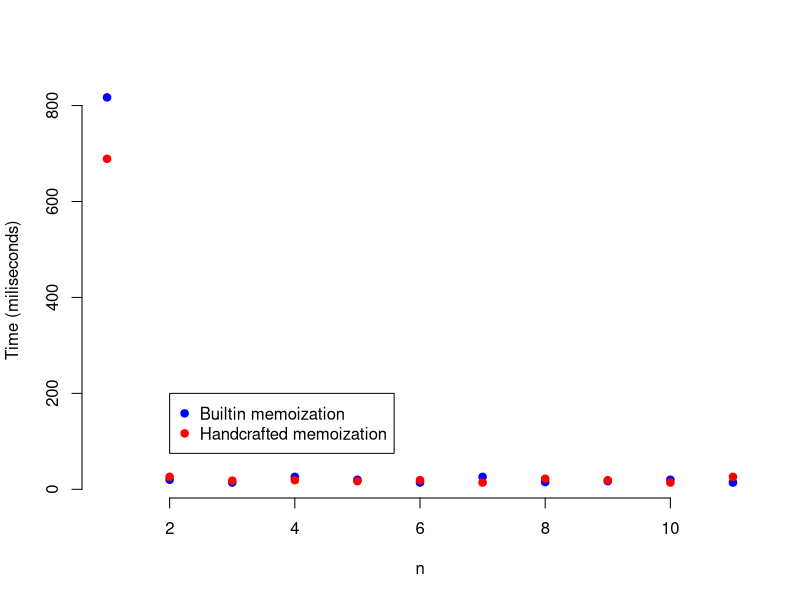

The R script that drew this image:
f1 <- read.csv(file = "sub-memo.csv")
f2 <- read.csv(file = "sub-hand-memo.csv")

f1$time = f1$time 
f2$time = f2$time 

plot(f1$n, f1$time, xlab = "n", ylab = "Time (miliseconds)", pch = 19, frame = FALSE, col = "blue")
points(f2$n, f2$time, pch = 19, col = "red")


legend(2, 200, legend=c("Builtin memoization", "Handcrafted memoization"), pch=c(19, 19), col=c("blue", "red"))
